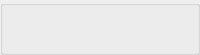
                           <widget class="QGroupBox" name="groupBox_11">
                            <property name="maximumSize">
                             <size>
                              <width>16777215</width>
                              <height>55</height>
                             </size>
                            </property>
                            <property name="title">
                             <string/>
                            </property>
                            <layout class="QHBoxLayout" name="horizontalLayout_32">
                             <property name="leftMargin">
                              <number>0</number>
                             </property>
                             <property name="topMargin">
                              <number>0</number>
                             </property>
                             <property name="rightMargin">
                              <number>0</number>
                             </property>
                             <property name="bottomMargin">
                              <number>0</number>
                             </property>
                             <item>
                              <widget class="QPushButton" name="moveStickFigureToCenterBtn">
                               <property name="minimumSize">
                                <size>
                                 <width>25</width>
                                 <height>25</height>
                                </size>
                               </property>
                               <property name="maximumSize">
                                <size>
                                 <width>50</width>
                                 <height>50</height>
                                </size>
                               </property>
                               <property name="toolTip">
                                <string>&lt;html&gt;&lt;head/&gt;&lt;body&gt;&lt;p&gt;Bring to Center:&lt;/p&gt;&lt;p&gt;move selected stickfigure to the center of the scene&lt;/p&gt;&lt;/body&gt;&lt;/html&gt;</string>
                               </property>
                               <property name="styleSheet">
                                <string notr="true">QPushButton {
    qproperty-icon: url(&quot; &quot;); /* empty image */
    qproperty-iconSize: 16px 16px; /* space for the background image */
    image: url(:/resources/tocenter_00001.png);
    width: 50px;
    height: 50px;
    background-repeat: no-repeat;
	border: 0px solid #5A5A5A;
}
QPushButton:hover{
    image: url(:/resources/tocenter_00002.png);
    background-repeat: no-repeat;
	background-color: rgb(25, 25, 25)
}
QPushButton:pressed{
    image: url(:/resources/tocenter_00003.png);
    background-repeat: no-repeat;
}
</string>
                               </property>
                               <property name="text">
                                <string/>
                               </property>
                              </widget>
                             </item>
                             <item>
                              <widget class="QPushButton" name="joinBtn">
                               <property name="minimumSize">
                                <size>
                                 <width>25</width>
                                 <height>25</height>
                                </size>
                               </property>
                               <property name="maximumSize">
                                <size>
                                 <width>50</width>
                                 <height>50</height>
                                </size>
                               </property>
                               <property name="toolTip">
                                <string>&lt;html&gt;&lt;head/&gt;&lt;body&gt;&lt;p&gt;Link Stickfigures:&lt;/p&gt;&lt;p&gt;Join a stickfigure with another, mergin them together&lt;/p&gt;&lt;/body&gt;&lt;/html&gt;</string>
                               </property>
                               <property name="styleSheet">
                                <string notr="true">QPushButton {
    qproperty-icon: url(&quot; &quot;); /* empty image */
    qproperty-iconSize: 16px 16px; /* space for the background image */
    image: url(:/resources/linkstickfigure_00001.png);
    width: 50px;
    height: 50px;
    background-repeat: no-repeat;
	border: 0px solid #5A5A5A;
}
QPushButton:hover{
    image: url(:/resources/linkstickfigure_00002.png);
    background-repeat: no-repeat;
	background-color: rgb(25, 25, 25)
}
QPushButton:pressed{
    image: url(:/resources/linkstickfigure_00003.png);
    background-repeat: no-repeat;
}
</string>
                               </property>
                               <property name="text">
                                <string/>
                               </property>
                              </widget>
                             </item>
                             <item>
                              <widget class="QPushButton" name="splitBtn">
                               <property name="minimumSize">
                                <size>
                                 <width>25</width>
                                 <height>25</height>
                                </size>
                               </property>
                               <property name="maximumSize">
                                <size>
                                 <width>50</width>
                                 <height>50</height>
                                </size>
                               </property>
                               <property name="toolTip">
                                <string>&lt;html&gt;&lt;head/&gt;&lt;body&gt;&lt;p&gt;Split StickFigures&lt;/p&gt;&lt;p&gt;Split the current stickfigure into 2 separate layers starting from the selected stick&lt;/p&gt;&lt;/body&gt;&lt;/html&gt;</string>
                               </property>
                               <property name="styleSheet">
                                <string notr="true">QPushButton {
    qproperty-icon: url(&quot; &quot;); /* empty image */
    qproperty-iconSize: 16px 16px; /* space for the background image */
    image: url(:/resources/unlinkstickfigure_00001.png);
    width: 50px;
    height: 50px;
    background-repeat: no-repeat;
	border: 0px solid #5A5A5A;
}
QPushButton:hover{
    image: url(:/resources/unlinkstickfigure_00002.png);
    background-repeat: no-repeat;
	background-color: rgb(25, 25, 25)
}
QPushButton:pressed{
    image: url(:/resources/unlinkstickfigure_00003.png);
    background-repeat: no-repeat;
}
</string>
                               </property>
                               <property name="text">
                                <string/>
                               </property>
                              </widget>
                             </item>
                            </layout>
                           </widget>
